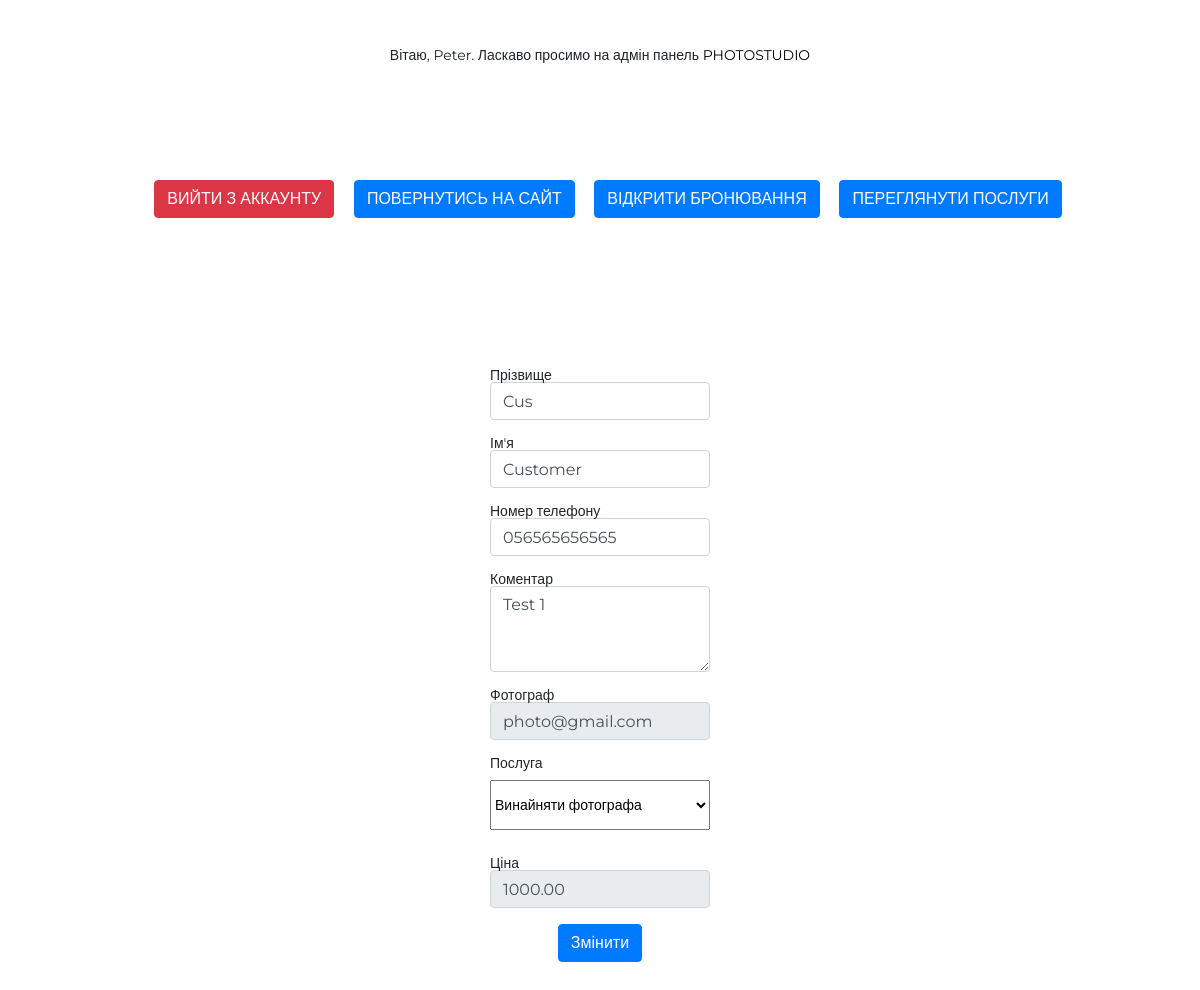
The page /booking_single.php?id=15 (signed in) on the database its author committed.
### tables this page shows
CREATE TABLE `books`  (
  `id` int(11) NOT NULL AUTO_INCREMENT,
  `surname` varchar(191) NOT NULL,
  `name` varchar(191) NOT NULL,
  `phone` varchar(191) NOT NULL,
  `comment` text NULL,
  `service_id` int(11) NOT NULL,
  `photographer_id` int(11) NULL DEFAULT NULL,
  PRIMARY KEY (`id`) USING BTREE
);

CREATE TABLE `users`  (
  `id` int(11) NOT NULL AUTO_INCREMENT,
  `username` varchar(50) NOT NULL,
  `password` varchar(255) NOT NULL,
  `created_at` datetime(0) NULL DEFAULT current_timestamp(),
  `role_id` int(11) NOT NULL,
  `first_name` varchar(255) NOT NULL,
  `last_name` varchar(255) NOT NULL,
  `phone_number` char(20) NOT NULL,
  PRIMARY KEY (`id`) USING BTREE,
  UNIQUE INDEX `username`(`username`) USING BTREE
);

CREATE TABLE `services`  (
  `id` int(11) NOT NULL,
  `name` varchar(255) NULL DEFAULT NULL,
  `price` decimal(10, 2) NULL DEFAULT NULL,
  `detail` varchar(255) NULL DEFAULT NULL,
  PRIMARY KEY (`id`) USING BTREE
);

### booking_single.php (the view, shortened to what this page needs)
<?php
include 'DB.php';
$sql = "SELECT * FROM books WHERE id = ".$_GET['id'];
$result = $conn->query($sql);
?>
<!DOCTYPE html>
<html lang="en">
<head>
    <link rel="stylesheet" href="https://stackpath.bootstrapcdn.com/bootstrap/4.5.2/css/bootstrap.min.css">
    <link rel="stylesheet" href="./app/main.css">
</head>
<body>
<div>
    <h1 class="my-5">Вітаю, <b><?php echo htmlspecialchars($_SESSION["first_name"]); ?></b>. Ласкаво просимо на адмін панель <a href="index.php">PhotoStudio</a></h1>
    <p>
        <a href="logout.php" class="btn btn-danger ml-3">Вийти з аккаунту</a>
        <a href="index.php" class="btn btn-primary ml-3">Повернутись на сайт</a>
        <a href="bookings.php" class="btn btn-primary ml-3">Відкрити бронювання</a>
        <a href="services.php" class="btn btn-primary ml-3">Переглянути послуги</a>
    </p>
</div>
<div class="admin_panel" style="margin: 0 auto; width:20%">
    <form action="update_booking.php" method="post">
        <?php  while($row = $result->fetch_assoc()): ?>
            <div class="form-group" style="text-align: left">
                <label for="last_name">Прізвище</label>
                <input type="text" class="form-control" id="last_name" name="last_name" value="<?php echo $row['surname']?>">
            </div>
            <div class="form-group" style="text-align: left">
                <label for="first_name">Ім'я</label>
                <input type="text" class="form-control" id="first_name" name="first_name" value="<?php echo $row['name']?>">
            </div>
            <div class="form-group" style="text-align: left">
                <label for="phone">Номер телефону</label>
                <input type="text" class="form-control" id="phone" name="phone" value="<?php echo $row['phone']?>">
            </div>
            <div class="form-group" style="text-align: left">
                <label for="comment">Коментар</label>
                <textarea class="form-control" id="comment" name="comment" rows="3"><?php echo $row['comment']?></textarea>
            </div>
            <?php if(isset($row['photographer_id'])):?>
            <div class="form-group" style="text-align: left">
                <label for="photographer">Фотограф</label>
                <?php $photographer = "SELECT * FROM users WHERE id = ".$row['photographer_id'];
                $result_photographer = $conn->query($photographer)->fetch_assoc();
                ?>
                <input type="text" readonly class="form-control" id="photographer" value="<?php echo $result_photographer['username']?>">
            </div>
            <?php endif;?>
            <?php
            $services = "SELECT * FROM services WHERE id = ".$row['service_id'];
            $result_service = $conn->query($services)->fetch_assoc();
            ?>
            <div class="form-group" style="text-align: left">
                <?php
                $services_all = "SELECT * FROM services";
                $single_service = $conn->query($services_all);
                ?>
                <label for="service_name">Послуга</label>
                <select style="height: 50px; margin: 10px 0 10px 0; width: 100%" id="service" name="service">
                    <?php  while($row_s = $single_service->fetch_assoc()): ?>
                        <option value="<?php echo $row_s['id']?>"><?php echo $row_s['name']?></option>
                    <?php endwhile;?>
                </select>
            </div>
            <div class="form-group" style="text-align: left">
                <label for="service_price">Ціна</label>
                <input type="text" readonly class="form-control" id="service_price" value="<?php echo $result_service['price']?>">
            </div>
            <div class="form-group">
                <input type="submit" class="btn btn-primary" style="margin: 0" value="Змінити">
            </div>
        <?php endwhile;?>
    </form>
</div>
</body>
</html>

### app/main.css (style rules this page uses)
* { margin: 0; padding: 0; }
html, body, div, span, applet, object, iframe, h1, h2, h3, h4, h5, h6, p, blockquote, pre, a, abbr, acronym, address, big, cite, code, del, dfn, em, img, ins, kbd, q, s, samp, small, strike, strong, sub, sup, tt, var, b, u, i, center, dl, dt, dd, ol, ul, li, fieldset, form, label, legend, table, caption, tbody, tfoot, thead, tr, th, td, article, aside, canvas, details, embed, figure, figcaption, footer, header, hgroup, menu, nav, output, ruby, section, summary, time, mark, audio, video { margin: 0; padding: 0; border: 0; font-size: 100%; font: inherit; vertical-align: baseline; }
html { height: 100%; }
body { line-height: 1; }
a { text-decoration: none; color: #000; text-transform: uppercase; }
body { font-family: 'Montserrat', sans-serif; font-size: 14px; }
.btn { margin: 70px 0 0 60px; }
.admin_panel { padding: 150px 10px; }

### booking_single.php (style rules this page uses)
body { font: 14px sans-serif; text-align: center; }

### rows shown on the page
books: last_name "Cus", first_name "Customer", phone "056565656565", comment "Test 1", username "photo@gmail.com", service.price "1000.00"

### other values the page prints
$_SESSION["first_name"] "Peter"
form field service "Винайняти фотографа"
